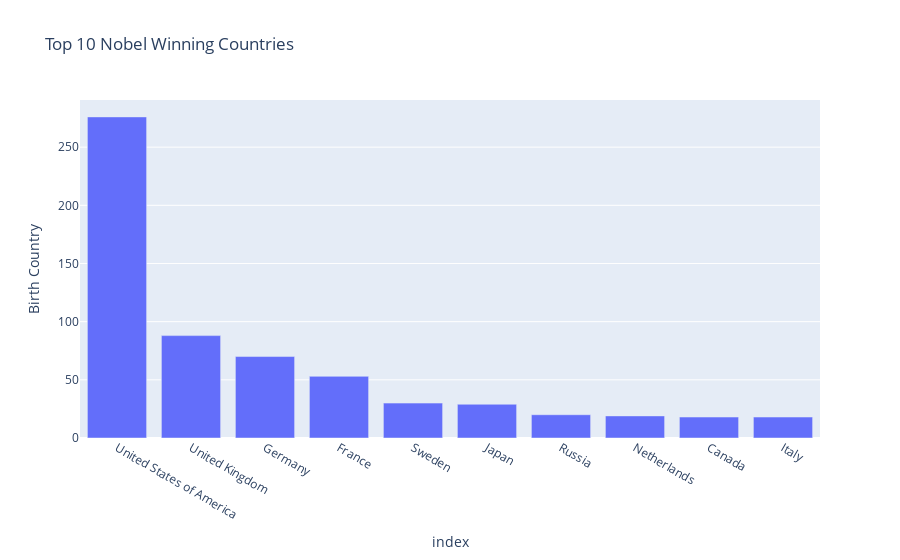

The cell this chart's notebook holds for it:
### Code cell
import plotly.express as px
fig=go.Figure()
fig = px.bar(top_10, x='index',y='Birth Country', title = 'Top 10 Nobel Winning Countries')
fig.show()
pio.write_html(fig,file='figure.html',auto_open=True)
plt.savefig('foo.png')

### Figure 1 — Plotly figure (JSON) as saved in the notebook; plotly's stock layout.template omitted (floating-point values rounded to 4 significant figures)
{"data": [{"alignmentgroup": "True", "hovertemplate": "index=%{x}<br>Birth Country=%{y}<extra></extra>", "legendgroup": "", "marker": {"color": "#636efa", "pattern": {"shape": ""}}, "name": "", "offsetgroup": "", "orientation": "v", "showlegend": false, "textposition": "auto", "type": "bar", "x": ["United States of America", "United Kingdom", "Germany", "France", "Sweden", "Japan", "Russia", "Netherlands", "Canada", "Italy"], "xaxis": "x", "y": [276, 88, 70, 53, 30, 29, 20, 19, 18, 18], "yaxis": "y"}], "layout": {"barmode": "relative", "legend": {"tracegroupgap": 0}, "title": {"text": "Top 10 Nobel Winning Countries"}, "xaxis": {"anchor": "y", "domain": [0, 1], "title": {"text": "index"}}, "yaxis": {"anchor": "x", "domain": [0, 1], "title": {"text": "Birth Country"}}}}
